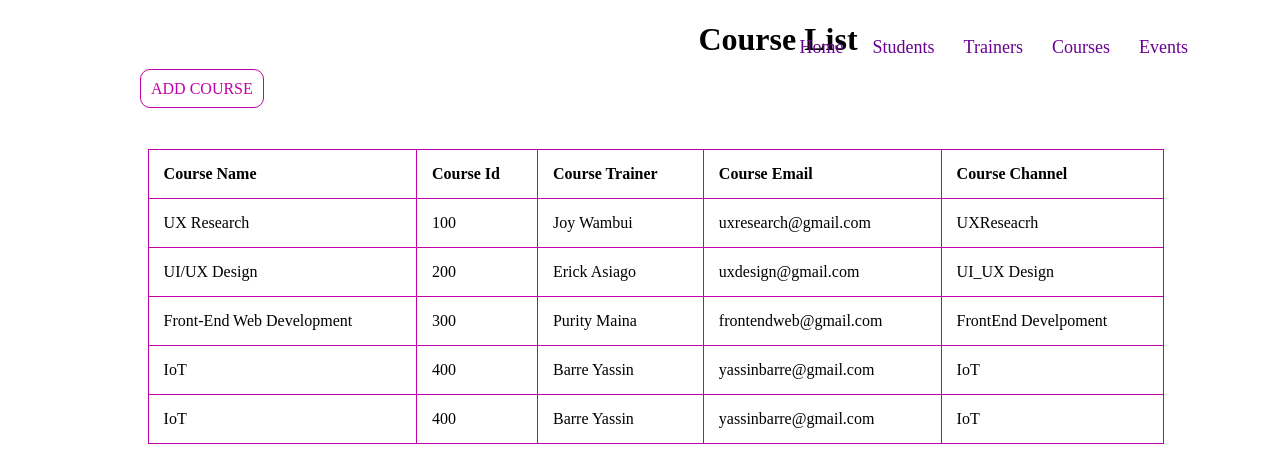
Screenshot of /courses/list/ with the database file from the repository.
### courses/models.py (models this page shows)
class Courses(models.Model):
    course_name=models.CharField(max_length=40)
    course_id=models.PositiveSmallIntegerField(null=True)
    course_description=models.CharField(max_length=200)
    course_trainer=models.CharField(max_length=40)
    course_room=models.CharField(max_length=10)
    course_email=models.EmailField(null=True)
    course_channel=models.CharField(max_length=20)
    course_calendar=models.DateField(null=True)
    course_syllabus=models.FileField(upload_to="documents/",null=True, blank=True)

### courses/views.py (the view)
# urls.py: path("list/", course_list, name="course_list"),
def course_list(request):
    courses = Courses.objects.all()
    return render(request, "course_list.htm", {"courses":courses})

### courses/templates/course_list.htm (shortened to what this page needs)
<!DOCTYPE html>
<html lang="en">
<head>
</head>
<body>
    <nav class="navbar">
        <div class="max-width">
            <div class="logo"><a href="#">C<span>Q</span></a></div>
            <ul class="menu">
                <li><a href="{%url 'home_page'%}" class="menu-btn">Home</a></li>
                <li><a href="{%url 'student_list'%}"class="menu-btn">Students</a></li>
                <li><a href="{%url 'trainer_list'%}"class="menu-btn">Trainers</a></li>
                <li><a href="{%url 'course_list'%}"class="menu-btn">Courses</a></li>
               <li><a href="{%url 'cal:calendar'%}"class="menu-btn">Events</a></li>
            </ul>
        </div>
    </nav>
    <center><h1>Course List</h1></center>
   <div class="clearfix">
    <a class="btn info" href="{% url 'register_courses' %}"> ADD COURSE </a>
    </div>
    <table class="table">
        <tr>
            <th>Course Name</th>
            <th>Course Id</th>
            <th>Course Trainer</th>
            <th>Course Email</th>
            <th>Course Channel</th>
        </tr>
        {% for course in courses%}
        <tr>
            <td>
                {{course.course_name}}
            </td>
            <td>
                {{course.course_id}}
            </td>
            <td>
                {{course.course_trainer}}
            </td>
            <td>
                {{course.course_email}}
            </td>
            <td>
                {{course.course_channel}}
            </td>
        </tr>
        {% endfor %}
    </table>
</body>
</html>

### courses/templates/course_list.htm (style rules this page uses)
body { margin-left: 300px; height:50%; width:80%; z-index:1; top: 0; overflow-x: hidden; }
table { width: 100%; margin-left: -15%; margin-top: 5%; margin-bottom: 8%; }
th, caption { text-align: left; }
table, th, td { border: 1px solid #c200a8; ; border-collapse: collapse; }
th, td { padding: 15px; }
h1 { margin-left: -60px; color: rgb(0, 0, 0); }
.info { border-color: #c200a8; color:#c200a8; }
.clearfix { margin-left: -160px; }
.btn { background-color:#ffffff; color:#c200a8; border-radius: 10px; padding: 10px; align-items: center; width: 300px; margin-right: 71px; border: 1px solid #c200a8; }
a { text-decoration: none; }
.navbar { position: fixed; width: 100%; z-index: 999; padding-bottom: -50px; font-family: 'Roboto Slab', serif; transition: all 0.3s ease; }
.navbar .max-width { display: flex; align-items: center; justify-content: space-between; }
.navbar .menu li { list-style: none; display: inline-block; }
.navbar .menu li a { display: block; color: rgb(104, 1, 145); font-size: 18px; font-weight: 500; margin-left: 25px; transition: color 0.3s ease; }
.navbar .logo a { color: rgb(255, 255, 255); font-size: 35px; font-weight: 600; font-family: 'Style Script', cursive; }
.navbar .logo a span { color: #ffffff; transition: all 0.3s ease; font-family: 'Style Script', cursive; }

### rows the page displays
Courses: course_name "UX Research", course_id "100", course_trainer "Joy Wambui", course_email "uxresearch@gmail.com", course_channel "UXReseacrh"
Courses: course_name "UI/UX Design", course_id "200", course_trainer "Erick Asiago", course_email "uxdesign@gmail.com", course_channel "UI_UX Design"
Courses: course_name "Front-End Web Development", course_id "300", course_trainer "Purity Maina", course_email "frontendweb@gmail.com", course_channel "FrontEnd Develpoment"
Courses: course_name "IoT", course_id "400", course_trainer "Barre Yassin", course_email "yassinbarre@gmail.com", course_channel "IoT"
Courses: course_name "IoT", course_id "400", course_trainer "Barre Yassin", course_email "yassinbarre@gmail.com", course_channel "IoT"
